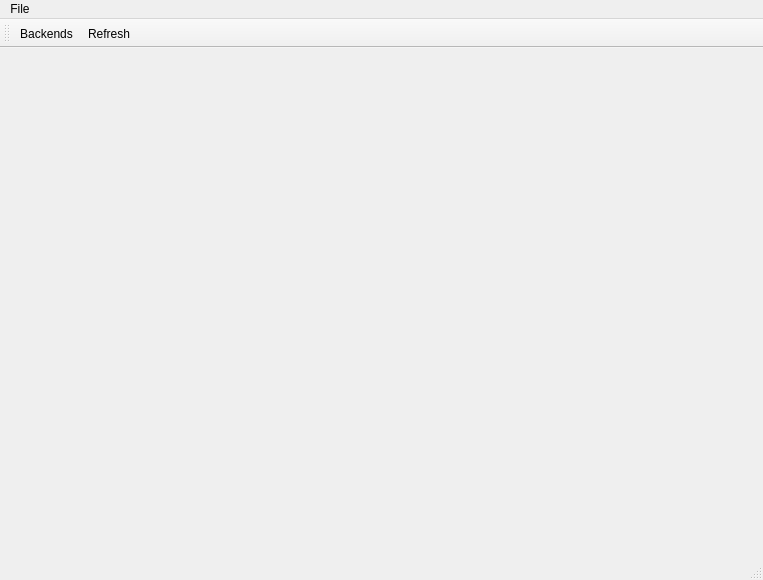
<?xml version="1.0" encoding="UTF-8"?>
<ui version="4.0">
  <class>MainWindow</class>
 <widget class="QMainWindow" name="MainWindow">
  <property name="geometry">
   <rect>
    <x>0</x>
    <y>0</y>
    <width>763</width>
    <height>580</height>
   </rect>
  </property>
  <property name="windowTitle">
   <string>QBoobMsg</string>
  </property>
  <widget class="QWidget" name="centralwidget">
   <layout class="QVBoxLayout" name="verticalLayout"/>
  </widget>
  <widget class="QMenuBar" name="menubar">
   <property name="geometry">
    <rect>
     <x>0</x>
     <y>0</y>
     <width>763</width>
     <height>20</height>
    </rect>
   </property>
   <widget class="QMenu" name="menuFile">
    <property name="title">
     <string>File</string>
    </property>
    <addaction name="actionBackends"/>
    <addaction name="actionRefresh"/>
    <addaction name="separator"/>
    <addaction name="actionQuit"/>
   </widget>
   <addaction name="menuFile"/>
  </widget>
  <widget class="QStatusBar" name="statusbar"/>
  <widget class="QToolBar" name="toolBar">
   <property name="windowTitle">
    <string>toolBar</string>
   </property>
   <attribute name="toolBarArea">
    <enum>TopToolBarArea</enum>
   </attribute>
   <attribute name="toolBarBreak">
    <bool>false</bool>
   </attribute>
   <addaction name="actionBackends"/>
   <addaction name="actionRefresh"/>
  </widget>
  <action name="actionBackends">
   <property name="text">
    <string>Backends</string>
   </property>
  </action>
  <action name="actionQuit">
   <property name="text">
    <string>Quit</string>
   </property>
   <property name="toolTip">
    <string>Quit</string>
   </property>
   <property name="shortcut">
    <string>Ctrl+Q</string>
   </property>
  </action>
  <action name="actionRefresh">
   <property name="text">
    <string>Refresh</string>
   </property>
  </action>
 </widget>
 <resources/>
 <connections>
  <connection>
   <sender>actionQuit</sender>
   <signal>triggered()</signal>
   <receiver>MainWindow</receiver>
   <slot>close()</slot>
   <hints>
    <hint type="sourcelabel">
     <x>-1</x>
     <y>-1</y>
    </hint>
    <hint type="destinationlabel">
     <x>381</x>
     <y>289</y>
    </hint>
   </hints>
  </connection>
 </connections>
</ui>
